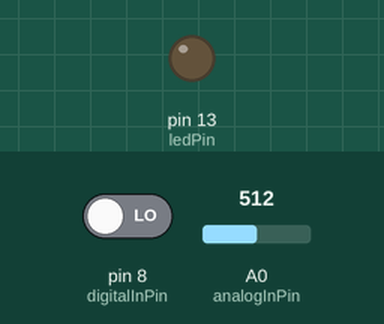
Recording of a sketch running on a simulated Arduino Uno, built with avr-gcc and run on an emulated ATmega328P. Shown: output pins drawn as LEDs (lit = HIGH). Inputs (shaded band) come from the test bench; at power-on: pin 8 (digitalInPin) LOW, A0 (analogInPin) = 512. What the sketch prints to the serial monitor is not drawn.

Above: at 1.2 s.
1.3 s: pin 8 (digitalInPin) driven HIGH
At 2.5 s:
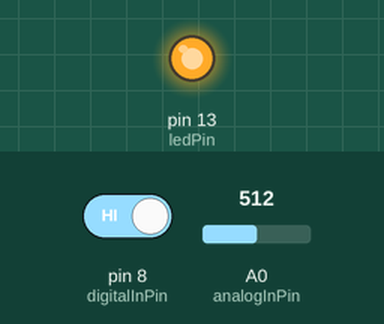
2.8 s: pin 8 (digitalInPin) driven LOW
At 3.8 s:
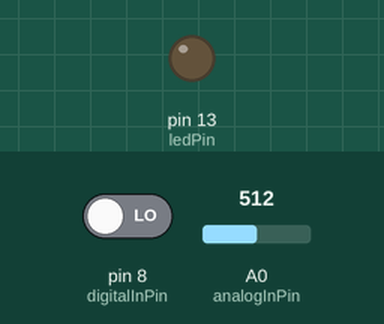
Timing chart, 0 to 5.8 s (numbered marks = the images above; inputs shaded):
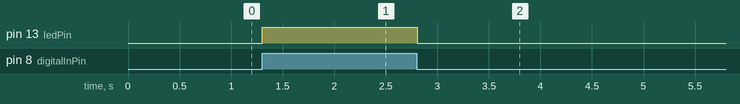

Measured:
- after the input at 1.3 s, pin 13 (ledPin): LOW → HIGH at once
- after the input at 2.8 s, pin 13 (ledPin): HIGH → LOW at once

The sketch:

flame.ino
```cpp
const int analogInPin = A0;
const int digitalInPin = 8;
const int ledPin = 13;

void setup()
{
  pinMode(digitalInPin,INPUT);
  pinMode(ledPin,OUTPUT);
  Serial.begin(9600);
}

void loop()
{
  int analogVal = analogRead(analogInPin);
  Serial.println(analogVal);
  boolean stat = digitalRead(digitalInPin);
  if(stat == HIGH)
  {
    digitalWrite(ledPin,HIGH);
  }
  else
  {
    digitalWrite(ledPin,LOW);
  }
}
```
